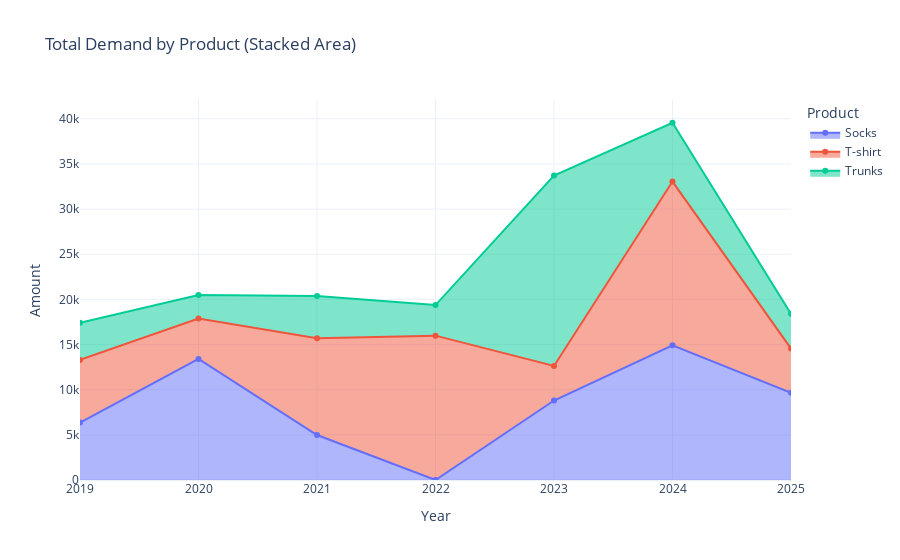

The notebook cell saved with this chart:
### Code cell
vol = df.groupby(["Year","Product"], as_index=False)["Amount"].sum()
fig = px.area(vol, x="Year", y="Amount", color="Product",
              title="Total Demand by Product (Stacked Area)",
              markers=True, template="plotly_white")
fig.update_traces(mode="lines+markers", hovertemplate="Year=%{x}<br>%{legendgroup}: %{y:,}")
fig.show()

### Figure 1 — Plotly figure (JSON) as saved in the notebook; plotly's stock layout.template omitted (floating-point values rounded to 4 significant figures)
{"data": [{"fillpattern": {"shape": ""}, "hovertemplate": "Year=%{x}<br>%{legendgroup}: %{y:,}", "legendgroup": "Socks", "line": {"color": "#636efa"}, "marker": {"symbol": "circle"}, "mode": "lines+markers", "name": "Socks", "orientation": "v", "showlegend": true, "stackgroup": "1", "type": "scatter", "x": [2019, 2020, 2021, 2023, 2024, 2025], "xaxis": "x", "y": [6365, 13407, 4982, 8800, 14922, 9660], "yaxis": "y"}, {"fillpattern": {"shape": ""}, "hovertemplate": "Year=%{x}<br>%{legendgroup}: %{y:,}", "legendgroup": "T-shirt", "line": {"color": "#EF553B"}, "marker": {"symbol": "circle"}, "mode": "lines+markers", "name": "T-shirt", "orientation": "v", "showlegend": true, "stackgroup": "1", "type": "scatter", "x": [2019, 2020, 2021, 2022, 2023, 2024, 2025], "xaxis": "x", "y": [6937, 4474, 10719, 15988, 3831, 18126, 4891], "yaxis": "y"}, {"fillpattern": {"shape": ""}, "hovertemplate": "Year=%{x}<br>%{legendgroup}: %{y:,}", "legendgroup": "Trunks", "line": {"color": "#00cc96"}, "marker": {"symbol": "circle"}, "mode": "lines+markers", "name": "Trunks", "orientation": "v", "showlegend": true, "stackgroup": "1", "type": "scatter", "x": [2019, 2020, 2021, 2022, 2023, 2024, 2025], "xaxis": "x", "y": [4115, 2598, 4677, 3385, 21081, 6514, 3848], "yaxis": "y"}], "layout": {"legend": {"title": {"text": "Product"}, "tracegroupgap": 0}, "title": {"text": "Total Demand by Product (Stacked Area)"}, "xaxis": {"anchor": "y", "domain": [0, 1], "title": {"text": "Year"}}, "yaxis": {"anchor": "x", "domain": [0, 1], "title": {"text": "Amount"}}}}
